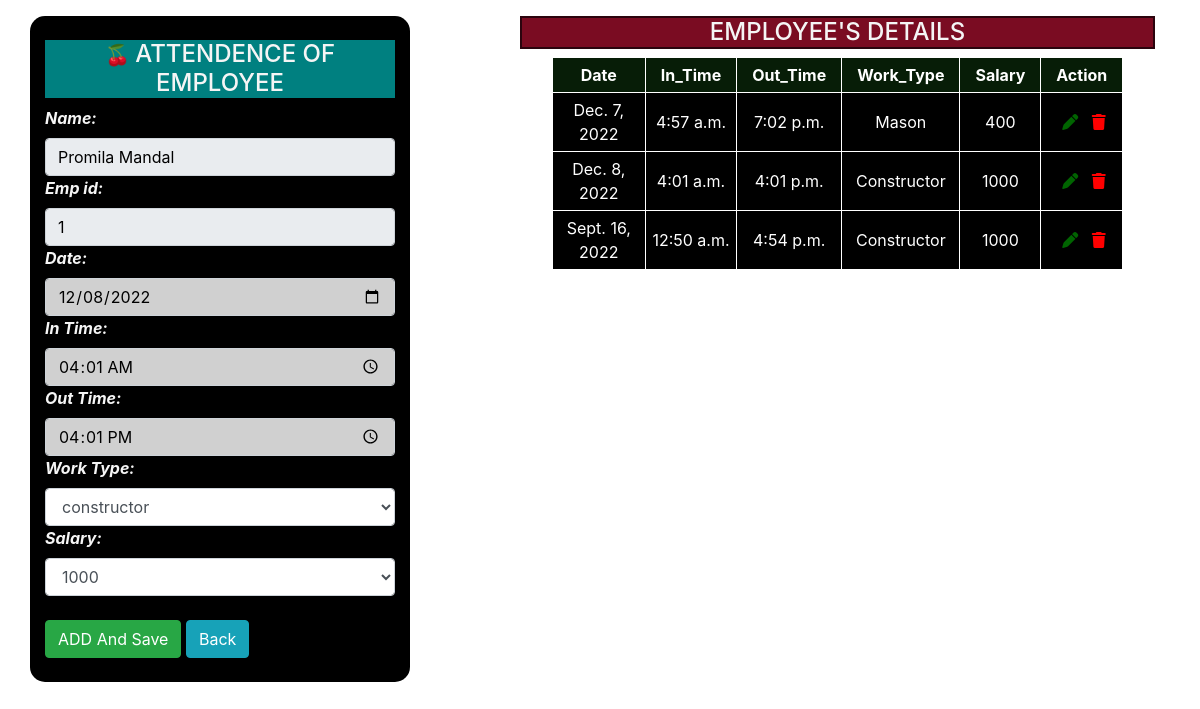
The app's page /update/2/ with its own data.
### testapp/models.py (models this page shows, shortened)
class Attendence(models.Model):
    id=models.AutoField(primary_key=True,editable=True)
    emp_id=models.ForeignKey(UserModel,on_delete=models.CASCADE,editable=True)
    name=models.CharField(max_length=50,editable=True)
    date=models.DateField(auto_now=False,unique=False,editable=True)
    In_Time=models.TimeField(auto_now=False,null=True,editable=True)
    Out_Time=models.TimeField(auto_now=False,null=True,editable=True)
    Work_type=models.CharField(max_length=50,null=True,editable=True)
    Salary = models.CharField(max_length=50,editable=True)
    duration=models.DurationField(null=True,editable=True)
    total_second=models.FloatField(null=True,editable=True)
    sub_total=models.DecimalField(max_digits=300,decimal_places=2,null=True,editable=True)
    paid=models.BooleanField(default=False,editable=True)
    class Meta:
        unique_together = (('emp_id','date'),)
    '''def hours_conversion(self):
        startdelta = datetime.timedelta(hours=self.In_Time.hour, minutes=self.In_Time.minute, seconds=self.In_Time.second)
        enddelta = datetime.timedelta(hours=self.Out_Time.hour, minutes=self.Out_Time.minute, seconds=self.Out_Time.second)
        return print((enddelta-startdelta).seconds/3600)'''

### testapp/views.py (the view)
# urls.py: path('update/<int:id>/', views.update_attendence, name='update_attend'),
def update_attendence(request,id):
    if request.method =='POST':
        pi=Attendence.objects.get(pk=id)
        o=pi.emp_id
        fm=Aform(request.POST,instance=pi)
        if fm.is_valid():
            In_Time=fm.cleaned_data['In_Time']
            Out_Time=fm.cleaned_data['Out_Time']
            if In_Time<=Out_Time:
                fm.save()
                url='/attend/{}'.format(o)
                return HttpResponseRedirect(url)
            else:
                messages.error(request,'Exist Time  cannot  be less than Entry Time.')
    else:
        pi=Attendence.objects.get(pk=id)
        o=pi.emp_id
        fm=Aform(instance=pi)
    s=Attendence.objects.filter(emp_id=o).values()
    return render(request,'testapp/attend.html',{'fm':fm,'id':id,'s':s})

### testapp/templates/testapp/attend.html (shortened to what this page needs)
<!DOCTYPE html>
{% load static %}
<html>
    <head>
        <link rel="stylesheet" href="{% static 'css/bootstrap.css' %}">
        <link rel="stylesheet" href="{% static 'css/mycss.css' %}">
    </head>
    <body>
        <div class='container mt-3'>
            <div class='row'>
                <div class='col-sm-4 offset-md-0.5 m'><br>
                    <div class='form-container'>
                    <h4 class='text-center h'><span style='font-size:20px;'>&#127826 </span>ATTENDENCE OF EMPLOYEE</h4>
                    <form action=""  method="POST" class='d-inline' novalidate>
                    {% for f in fm %}
                    <div>
                      <strong><em>{{f.label_tag}} {{f}} {{f.errors|striptags}}</em></strong>
                    </div>
                    {% endfor %}<br>
                        <input type='submit' class='btn btn-success' value='ADD And Save'/>
                        <a href="{% url 'info' %}" class='btn btn-info'>Back</a>
                    </form>
            </div><br>
        </div>
                    <div class='col-sm-7 offset-sm-1'>
                            <h4 class='text-center hbox'>EMPLOYEE'S DETAILS</h4>
                            <table>
                                <tr>
                                    <th style='background-color:rgb(7, 29, 7); color:white;'class="col-sm-4">Date</th>
                                    <th style='background-color:rgb(7, 29, 7); color:white;'class="col-sm-1">In_Time</th>
                                    <th style='background-color:rgb(7, 29, 7); color:white;'class="col-sm-1">Out_Time</th>
                                    <th style='background-color:rgb(7, 29, 7); color:white;'class="col-sm-1">Work_Type</th>
                                    <th style='background-color:rgb(7, 29, 7); color:white;'class="col-sm-1">Salary</th>
                                    <th style='background-color:rgb(7, 29, 7); color:white;'class="col-sm-1">Action</th>
                                </tr>
                                {% for i in s %}
                                <tr>
                                    <td>{{i.date}}</td>
                                    <td>{{i.In_Time}}</td>
                                    <td>{{i.Out_Time}}</td>
                                    <td>{{i.Work_type}}</td>
                                    <td>{{i.Salary}}</td>
                                    <td>
                                        &nbsp<a style="color:darkgreen;" href="{% url 'update_attend' i.id %}" role="button"><i class="fa-solid fa-pen"></i></a>&nbsp&nbsp
                                        <form action='' method='GET' class='d-inline' novalidate>
                                            <a  style=" color: #ff0000	;" href="{% url 'delete_attend' i.id %}" onclick="return confirm('Are you sure you want to delete this data?');" role="button"><i class="fa-solid fa-trash"></i></a>
                                        </form>
                                    </td>
                                </tr>
                                {% endfor %}
        </div>
    </div>
</div>
    </body>
</html>

### testapp/static/css/mycss.css (style rules this page uses)
.hbox { color:whitesmoke; background-color:rgb(122, 12, 34); border: 2px solid rgb(43, 4, 14); }
table { background-color: black; color:white; margin-left: 2.5%; margin-right: 0%; width:70px; }
table, td, th { border: 1px solid white; text-align: center; padding: 5px; }

### testapp/templates/testapp/attend.html (style rules this page uses)
.h { background-color:#008080; }
.m { color:whitesmoke; background-color: black; margin-left:0%; border-radius: 15px; }
input[type=text] { width: 100%; background-color: #D0D0D0; color: black; }
input[type=date] { width: 100%; background-color: #D0D0D0; color: black; }
input[type=number] { width: 100%; background-color: #D0D0D0; color: black; }
input[type=time] { width: 100%; background-color: #D0D0D0; color: black; }
select { width: 100%; background-color: #D0D0D0; color: black; }
table { background-color: black; color:white; margin-left: 5%; margin-right: 0%; width:90%; }
table, td, th { border: 1px solid white; text-align: center; padding: 5px; }

### records on screen
Attendence: fm "Promila Mandal" "1" "12/08/2022" "04:01:00" "16:01:00" "constructor" "1000", date "Dec. 8, 2022", In_Time "4:01 a.m.", Out_Time "4:01 p.m.", Work_type "Constructor", Salary "1000"
Attendence: date "Dec. 7, 2022", In_Time "4:57 a.m.", Out_Time "7:02 p.m.", Work_type "Mason", Salary "400"
Attendence: date "Sept. 16, 2022", In_Time "12:50 a.m.", Out_Time "4:54 p.m.", Work_type "Constructor", Salary "1000"

### other values on screen
{{ f.label_tag }} "Name:" "Emp id:" "Date:" "In Time:" "Out Time:" "Work Type:" "Salary:"
